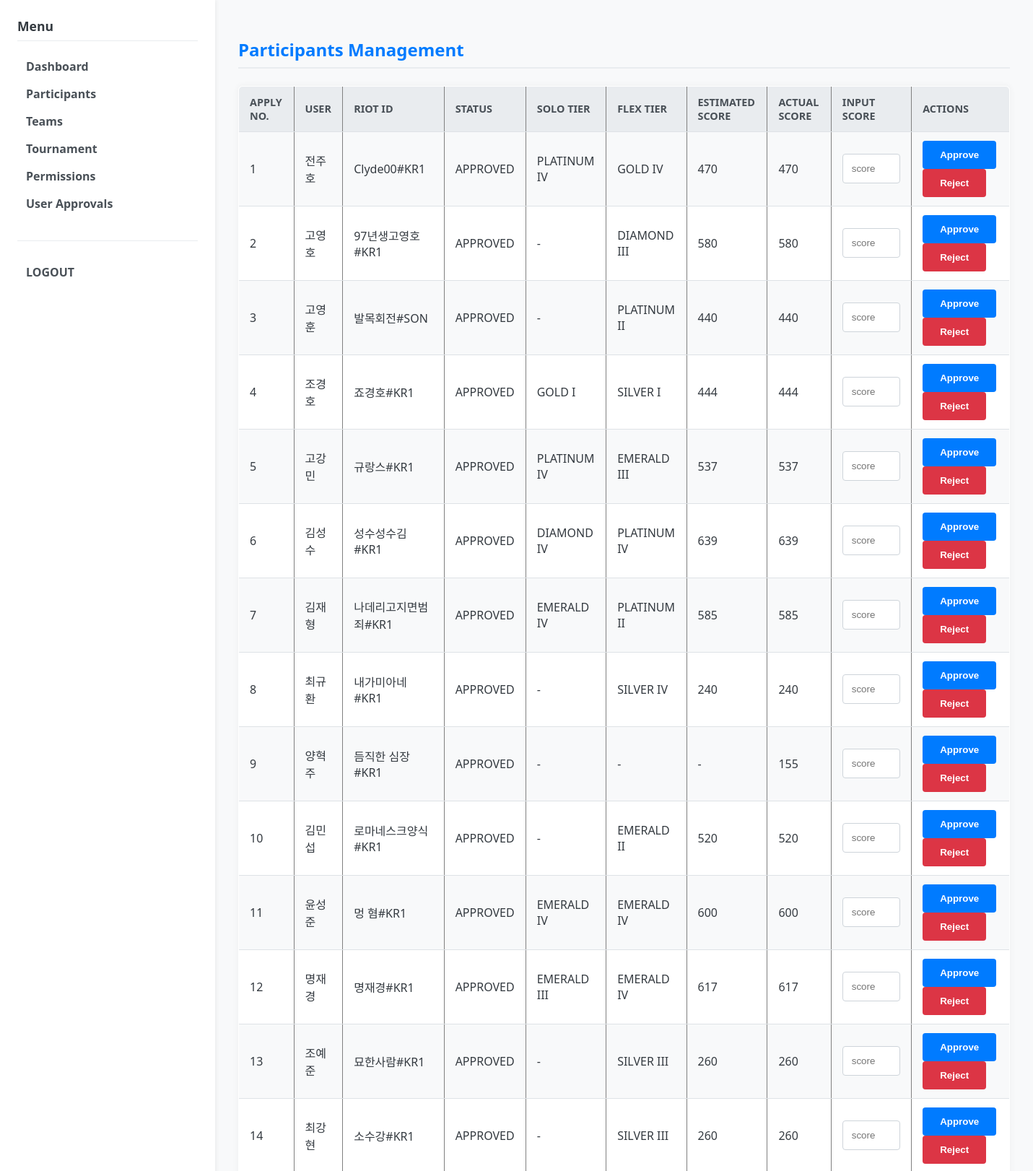
The app's page /admin/participants (signed in, upper part) with its own data.
### models.py (models this page shows)
class Participant(db.Model):
    __tablename__ = "participants"
    id = db.Column(db.Integer, primary_key=True)
    user_id = db.Column(db.Integer, db.ForeignKey("users.id"), nullable=False)
    tournament_id = db.Column(db.Integer, db.ForeignKey("tournaments.id"), nullable=False)
    status = db.Column(db.String(16), default="PENDING")  # PENDING, APPROVED, REJECTED
    created_at = db.Column(db.DateTime, default=datetime.utcnow)
    user = db.relationship("User", back_populates="participants")
    tournament = db.relationship("Tournament", back_populates="participants")
    team_membership = db.relationship("TeamMember", back_populates="participant", uselist=False)

class User(db.Model):
    __tablename__ = "users"
    id = db.Column(db.Integer, primary_key=True)
    username = db.Column(db.String(64), unique=True, nullable=False)
    password_hash = db.Column(db.String(128), nullable=False)
    role = db.Column(db.String(50), default="USER")  # USER, ADMIN
    approval_status = db.Column(db.String(16), default="PENDING") # PENDING, APPROVED, REJECTED
    student_id = db.Column(db.String(20))      # 학번
    real_name = db.Column(db.String(64))       # 이름
    summoner_riot_id = db.Column(db.String(64))  # "닉네임#태그" 형식 (예: Clyde00#KR1)
    puuid = db.Column(db.String(128))
    tier = db.Column(db.String(32))
    solo_tier = db.Column(db.String(32))  # 예: "PLATINUM IV"
    flex_tier = db.Column(db.String(32))  # 예: "GOLD III"
    actual_score = db.Column(db.Integer)  # 관리자 입력 실제 점수
    primary_role = db.Column(db.String(16))
    secondary_role1 = db.Column(db.String(16))
    secondary_role2 = db.Column(db.String(16))
    created_at = db.Column(db.DateTime, default=datetime.utcnow)
    participants = db.relationship("Participant", back_populates="user")

### app.py (the view)
@app.route("/admin/participants")
@login_required(role="ADMIN")
def admin_participants():
    tournament = Tournament.query.first()
    participants = []
    if tournament:
        participants = Participant.query.filter_by(
            tournament_id=tournament.id
        ).all()
    return render_template("admin/participants.html", participants=participants)

### app.py (called while the page is built)
def current_user():
    user_id = session.get("user_id")
    if not user_id:
        return None
    user = User.query.get(user_id)
    return user

def login_required(role=None):
    def decorator(fn):
        from functools import wraps
        @wraps(fn)
        def wrapper(*args, **kwargs):
            user = current_user()
            active_role = session.get("role")
            if not user or not active_role:
                return redirect(url_for("login_page"))
            if role and active_role != role:
                flash("Permission denied. You are logged in as " + active_role + ".")
                return redirect(url_for("login_page"))
            return fn(*args, **kwargs)
        return wrapper
    return decorator

@app.context_processor
def inject_helpers():
    return dict(
        calculate_estimated_score=calculate_estimated_score,
        get_user_score=get_user_score,
        get_member_weighted_score=get_member_weighted_score,
    )

### score.py (called while the page is built)
def parse_tier_rank(tier_str: str | None) -> tuple[str | None, str | None]:
    if not tier_str:
        return None, None
    parts = tier_str.strip().split()
    if len(parts) == 1:
        return parts[0], None
    elif len(parts) >= 2:
        return parts[0], parts[1]
    return None, None

def tier_to_score(tier_str: str | None) -> int | None:
    tier, div = parse_tier_rank(tier_str)
    if not tier:
        return None
    tier = tier.upper()
    base = TIER_BASE.get(tier)
    if base is None:
        return None
    offset = 0
    if div:
        offset = DIVISION_OFFSET.get(div.upper(), 0)
    return base + offset

def calculate_estimated_score(user) -> int | None:
    from models import User  # type: ignore
    if not isinstance(user, User):
        return None
    solo_score = tier_to_score(user.solo_tier)
    flex_score = tier_to_score(user.flex_tier)
    solo_val = solo_score if solo_score is not None else 0
    flex_val = flex_score if flex_score is not None else 0
    if solo_score is not None and flex_score is not None:
        estimated_score = int(solo_val * 0.7) + int(flex_val * 0.3)
        return estimated_score
    elif solo_score is not None:
        return solo_score
    elif flex_score is not None:
        return int(flex_val * 0.8)
    else:
        return None

### templates/admin/participants.html (shortened to what this page needs)
{% extends "base.html" %}
{% block content %}
<h2>Participants Management</h2>
{% if participants|length > 0 %}
<form action="{{ url_for('admin_bulk_approve_participants') }}" method="post">
    <table border="1" cellpadding="4">
        <tr>
            <th>Apply No.</th>
            <th>User</th>
            <th>Riot ID</th>
            <th>Status</th>
            <th>Solo Tier</th>
            <th>Flex Tier</th>
            <th>Estimated Score</th>
            <th>Actual Score</th>
            <th>Input Score</th>
            <th>Actions</th>
        </tr>
        {% for p in participants %}
        <tr>
            <td>
                {{ p.id }}
            </td>
            <td>{{ p.user.real_name or p.user.username }}</td>
            <td>{{ p.user.summoner_riot_id or "-" }}</td>
            <td>{{ p.status }}</td>
            <td>{{ p.user.solo_tier or "-" }}</td>
            <td>{{ p.user.flex_tier or "-" }}</td>
            <td>{{ calculate_estimated_score(p.user) or "-" }}</td>
            <td>{{ p.user.actual_score if p.user.actual_score is not none else "-" }}</td>
            <td>
                <input type="number"
                       name="input_score_{{ p.id }}"
                       placeholder="score"
                       value=""
                       style="width: 80px;">
            </td>
            <td>
                <button type="submit"
                        formaction="{{ url_for('admin_approve_participant', participant_id=p.id) }}"
                        formmethod="post">
                    Approve
                </button>
                <button type="submit"
                        formaction="{{ url_for('admin_reject_participant', participant_id=p.id) }}"
                        formmethod="post">
                    Reject
                </button>
            </td>
        </tr>
        {% endfor %}
    </table>
</form>
{% else %}
<p>No participants have applied to the current tournament yet.</p>
{% endif %}
{% endblock %}

### static/css/style.css (style rules this page uses)
body { font-family: 'Segoe UI', Tahoma, Geneva, Verdana, sans-serif; margin: 0; padding: 0; background-color: #f8f9fa; color: #343a40; }
h2 { color: #007bff; border-bottom: 2px solid #e9ecef; padding-bottom: 0.5rem; margin-bottom: 1.5rem; }
input[type="text"], input[type="password"], input[type="number"], select { width: 100%; max-width: 300px; padding: 0.75rem; border: 1px solid #ced4da; border-radius: 4px; box-sizing: border-box; transition: border-color 0.2s, box-shadow 0.2s; }
button, input[type="submit"] { background-color: #007bff; color: white; padding: 0.75rem 1.5rem; border: none; border-radius: 4px; cursor: pointer; font-weight: 600; transition: background-color 0.2s; }
button[formaction*="reject"], button[formaction*="delete"], button.btn-reject, button.btn-delete { background-color: #dc3545; }
table { width: 100%; border-collapse: collapse; margin-bottom: 1.5rem; background-color: #ffffff; box-shadow: 0 0 10px rgba(0, 0, 0, 0.05); border-radius: 6px; overflow: hidden; }
table th, table td { padding: 12px 15px; text-align: left; border-bottom: 1px solid #dee2e6; }
table th { background-color: #e9ecef; color: #495057; font-weight: 600; text-transform: uppercase; font-size: 0.9rem; }
table tr:nth-child(even) { background-color: #f8f9fa; }

### records on screen
Participant: id "1", user "전주호", user "Clyde00#KR1", status "APPROVED", user "PLATINUM IV", user "GOLD IV", user "470"
User: solo_tier+flex_tier "470"
Participant: id "2", user "고영호", user "97년생고영호#KR1", status "APPROVED", user "-", user "DIAMOND III", user "580"
User: solo_tier+flex_tier "580"
Participant: id "3", user "고영훈", user "발목회전#SON", status "APPROVED", user "-", user "PLATINUM II", user "440"
User: solo_tier+flex_tier "440"
Participant: id "4", user "조경호", user "죠경호#KR1", status "APPROVED", user "GOLD I", user "SILVER I", user "444"
User: solo_tier+flex_tier "444"
Participant: id "5", user "고강민", user "규랑스#KR1", status "APPROVED", user "PLATINUM IV", user "EMERALD III", user "537"
User: solo_tier+flex_tier "537"
Participant: id "6", user "김성수", user "성수성수김#KR1", status "APPROVED", user "DIAMOND IV", user "PLATINUM IV", user "639"
User: solo_tier+flex_tier "639"
Participant: id "7", user "김재형", user "나데리고지면범죄#KR1", status "APPROVED", user "EMERALD IV", user "PLATINUM II", user "585"
User: solo_tier+flex_tier "585"
Participant: id "8", user "최규환", user "내가미아네#KR1", status "APPROVED", user "-", user "SILVER IV", user "240"
User: solo_tier+flex_tier "240"
Participant: id "9", user "양혁주", user "듬직한 심장#KR1", status "APPROVED", user "-", user "155"
User: solo_tier+flex_tier "-"
Participant: id "10", user "김민섭", user "로마네스크양식#KR1", status "APPROVED", user "-", user "EMERALD II", user "520"
User: solo_tier+flex_tier "520"
Participant: id "11", user "윤성준", user "멍 혐#KR1", status "APPROVED", user "EMERALD IV", user "600"
User: solo_tier+flex_tier "600"
Participant: id "12", user "명재경", user "명재경#KR1", status "APPROVED", user "EMERALD III", user "EMERALD IV", user "617"
User: solo_tier+flex_tier "617"
Participant: id "13", user "조예준", user "묘한사람#KR1", status "APPROVED", user "-", user "SILVER III", user "260"
User: solo_tier+flex_tier "260"
Participant: id "14", user "최강현", user "소수강#KR1", status "APPROVED", user "-", user "SILVER III", user "260"
User: solo_tier+flex_tier "260"
